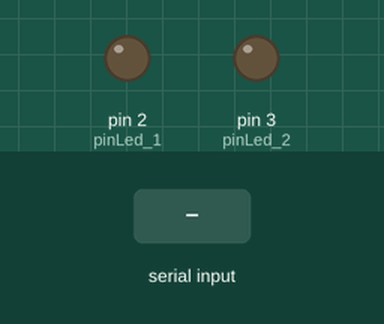
Simulated run of this sketch. Board: Arduino Uno, built with avr-gcc and run on an emulated ATmega328P. Parts: output pins drawn as LEDs (lit = HIGH). Dashed ring = blinking. The test bench sets the inputs (shaded band).

Above: at 1.2 s.
1.3 s: "blink\n" received over Serial
At 1.88 s:
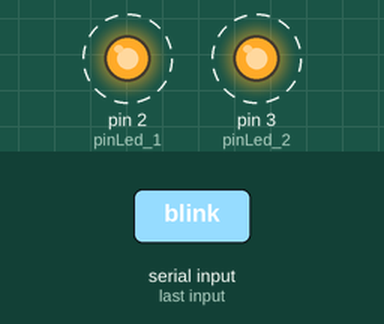
4.3 s: "led 1 on\n" received over Serial
At 5.5 s:
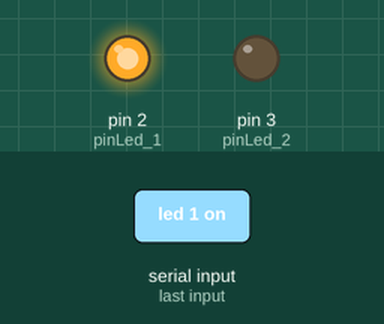
5.8 s: "led 2 on\n" received over Serial
At 6.6 s:
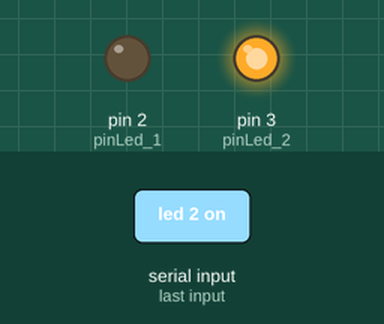
7.3 s: "all on\n" received over Serial
At 7.7 s:
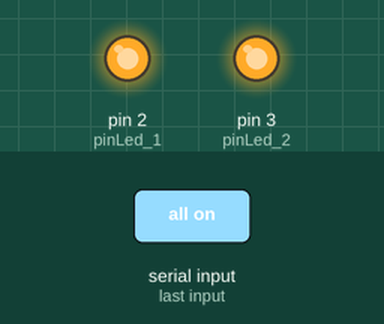
8.8 s: "1\n" received over Serial
At 9.9 s:
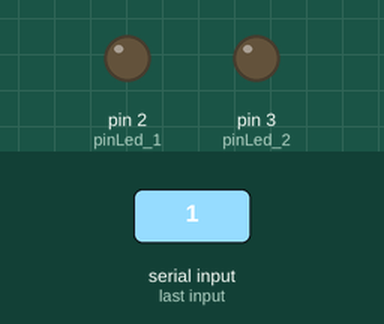
Timing chart, 0 to 11.3 s (numbered marks = the images above; inputs shaded):
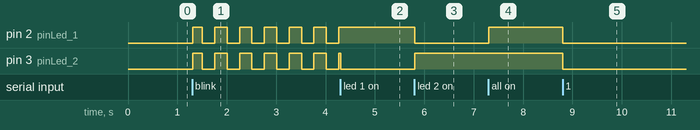

The sketch:

pyserial___arduino.ino
```cpp
/*
  DATE  : 14/01/2022
  Admin : RACHEL SYSTEME

  Ce programme permet de controler l'allumage de deux leds
  via le moniteur série arduino ou avec le module pyserial
  de python.
*/

//pins utilisé
byte pinLed_1 = 2;
byte pinLed_2 = 3;

bool etat = false;

//Temps initial
unsigned long init_time = millis();

int attente = 250; //Durée de clignotement

String instruction = "";

void setup(){
  //Initialisation de la communication série
  Serial.begin(9600);

  //Définition des pins OUTPUT
  pinMode(pinLed_1,OUTPUT);
  pinMode(pinLed_2,OUTPUT);
}

void loop(){

  //mise a jour de la variable etat
  if ((millis() - init_time) > attente){
    etat = !etat;
    init_time = millis();
    }

  //Reception des données via le port série
  if (Serial.available() > 0){
    instruction = Serial.readStringUntil('\n');
    }

  // Décodage et exécution des instructions
  if (instruction == "all on"){
    digitalWrite(pinLed_1,HIGH);
    digitalWrite(pinLed_2,HIGH);
    }
  else if (instruction == "led 1 on"){
    digitalWrite(pinLed_1,HIGH);
    digitalWrite(pinLed_2,LOW);
    }
  else if (instruction == "led 2 on"){
    digitalWrite(pinLed_1,LOW);
    digitalWrite(pinLed_2,HIGH);
    }
  else if (instruction == "blink"){
    digitalWrite(pinLed_1,etat);
    digitalWrite(pinLed_2,etat);
    }
  else{
    digitalWrite(pinLed_1,LOW);
    digitalWrite(pinLed_2,LOW);
    }
}
```

Measured:
- after the input at 1.3 s, pin 2 (pinLed_1), pin 3 (pinLed_2): alternates HIGH for 0.25 s and LOW for 0.25 s, starting at once
- after the input at 4.3 s, pin 2 (pinLed_1): stops changing and stays HIGH
- after the input at 5.8 s, pin 2 (pinLed_1): HIGH → LOW at once; pin 3 (pinLed_2): LOW → HIGH at once
- after the input at 7.3 s, pin 2 (pinLed_1): LOW → HIGH at once
- after the input at 8.8 s, pin 2 (pinLed_1), pin 3 (pinLed_2): HIGH → LOW at once
